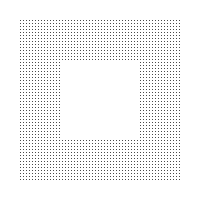
Frame 1 (no input)
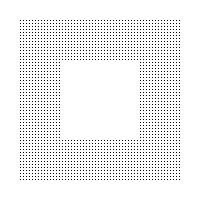
Frame 60 (the mouse pressed at the canvas centre just before this capture)
Frame 120 (the mouse held since frame 60 and released just before this capture): identical to frame 60, image omitted

The Processing sketch that drew these frames (run headless with seeded random() and noise(); from frame 60 on, the mouse is pressed at the canvas centre):

// Processing sketch: processing_14617
// ── processing_14617.pde

void setup() {
  size(200,200);
  background(255);
}

void draw() {
  for(int i = 20; i < 180; i = i + 3) {
    for(int x = 20; x < 180; x = x + 3) {
      if(!(i>60 && x>60 && i<140 && x<140)) {
        point(i,x);
      }
    }
  }
}
